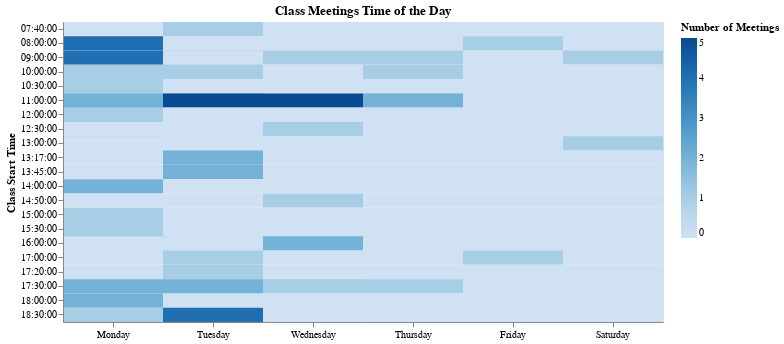

Notebook code for this chart:
### Code cell
import altair as alt

stacked_days['Mtg Start'] = stacked_days['Mtg Start'].astype(str)
stacked_days['Mtg End'] = stacked_days['Mtg End'].astype(str)

df_pivot = stacked_days.pivot_table(index='Day', columns=['Mtg Start', 'Mtg End'], aggfunc=len, fill_value=0)

# Convert the pivoted dataframe to long format
df_pivot_long = df_pivot.reset_index().melt(id_vars=['Day'], var_name=['Mtg Start', 'Mtg End'], value_name='Count')

# Create the heatmap using Altair
chart = alt.Chart(df_pivot_long).mark_rect().encode(
    y=alt.Y('Mtg Start:O', title='Class Start Time'),
    x=alt.X('Day:O', sort=['Monday', 'Tuesday', 'Wednesday', 'Thursday', 'Friday', 'Saturday']),
    color=alt.Color('Count:Q', title='Number of Meetings', scale=alt.Scale(scheme='blues')),
    tooltip=[alt.Tooltip('Count:Q', title='Number of Meetings')]
).properties(
    width=600,
    height=300,
    title='Class Meetings Time of the Day'
)
chart = chart.configure_axis(labelAngle=-0, title='')
chart

### Figure 1 — Vega-Lite specification as saved in the notebook (floating-point values rounded to 4 significant figures; data arrays with more than 128 entries replaced by an {"elided": "..."} marker saying what was removed)
{"config": {"view": {"continuousWidth": 400, "continuousHeight": 300}, "axis": {"labelAngle": 0, "title": ""}}, "data": {"name": "data-3a45f28121e1cc9c2ccb2494342e5589"}, "mark": "rect", "encoding": {"color": {"field": "Count", "scale": {"scheme": "blues"}, "title": "Number of Meetings", "type": "quantitative"}, "tooltip": [{"field": "Count", "title": "Number of Meetings", "type": "quantitative"}], "x": {"field": "Day", "sort": ["Monday", "Tuesday", "Wednesday", "Thursday", "Friday", "Saturday"], "type": "ordinal"}, "y": {"field": "Mtg Start", "title": "Class Start Time", "type": "ordinal"}}, "height": 300, "title": "Class Meetings Time of the Day", "width": 600, "$schema": "https://vega.github.io/schema/vega-lite/v4.17.0.json", "datasets": {"data-3a45f28121e1cc9c2ccb2494342e5589": {"elided": "216 records"}}}
